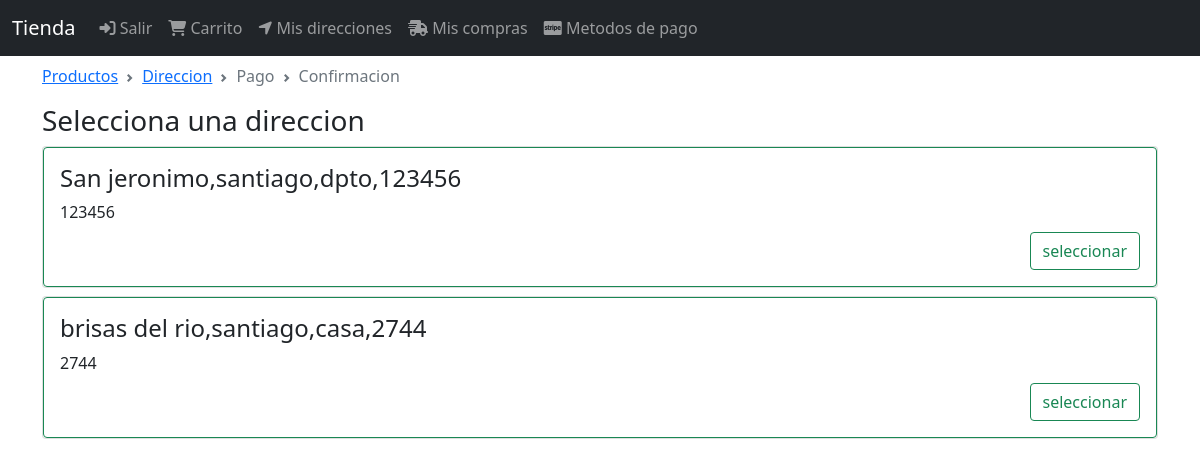
The page /orden/seleccionar/direccion (signed in) on the database as committed earlier.
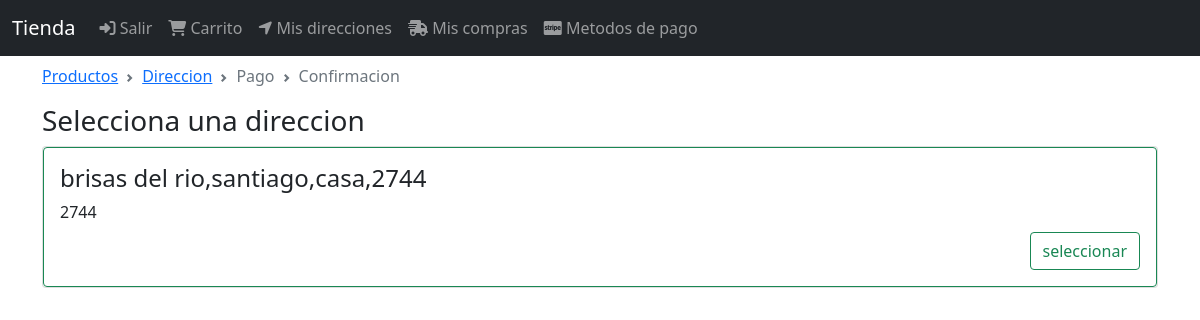
The same page on the database as committed later.
### DirEnvio/models.py (models this page shows, shortened)
class DireccionEnvio(models.Model):
    user = models.ForeignKey(User,null=False,blank=False, on_delete=models.CASCADE)
    line1= models.CharField(max_length=300)
    line2= models.CharField(max_length=300,blank=True)
    city= models.CharField(max_length=100)
    state= models.CharField(max_length=100)
    country= models.CharField(max_length=50)
    reference= models.CharField(max_length=300)
    postal_code= models.CharField(max_length=10,null=False,blank=False)
    default= models.BooleanField(default=False)
    created_at= models.DateTimeField(auto_now_add=True)
    @property
    def direccion(self):
        return '{},{},{},{}'.format(self.line1,self.city,self.reference,self.postal_code)

### orden/views.py (the view)
# urls.py: path('seleccionar/direccion', views.select_direccion, name='select_direccion'),
@login_required(login_url='login')
def select_direccion(request):
    direccion_envios = request.user.direccionenvio_set.all()
    return render(request,'orden/select_direccion.html',{
        'breadcrumb': funcionbreadcrumb(address=True),
        'direccion_envios': direccion_envios
        })

### orden/utils.py (called while the page is built)
def funcionbreadcrumb(products=True, address=False, payment=False, confirmation=False):
    return [
        {'title':'Productos', 'active':products, 'url':reverse('orden')},
        {'title':'Direccion', 'active':address, 'url':reverse('direccion')},
        {'title':'Pago', 'active':payment, 'url':reverse('orden')},
        {'title':'Confirmacion', 'active':confirmation, 'url':reverse('orden')},
    ]

### orden/templates/orden/select_direccion.html
{% extends "base.html" %}
{% block breadcrumb %}
{% include 'orden/snippets/breadcrumb.html' %}
{% endblock %}
{% block content %}
<div class="col">
    <div class="h3">
        Selecciona una direccion
    </div>
    <div class="mt-2">
        {%for direccion_envio in direccion_envios %}
        <div class="card mb-2">
            <div class="card-body card border-success">
                <h4 class="card-title">{{ direccion_envio.direccion }}</h4>
                <p class="card-title">{{ direccion_envio.postal_code }}</p>
                <div class="d-grid gap-2 d-md-flex justify-content-md-end">
                    <a href="{% url 'check_direccion' direccion_envio.pk%}" class="btn btn-outline-success" style="max-width: 8rem" >seleccionar</a>
                </div>
            </div>
        </div>
        {%endfor%}
    </div>
</div>
{%endblock%}

Rows that differ between the two databases and show on the page:
removed DireccionEnvio: direccion "San jeronimo,santiago,dpto,123456", postal_code "123456"
